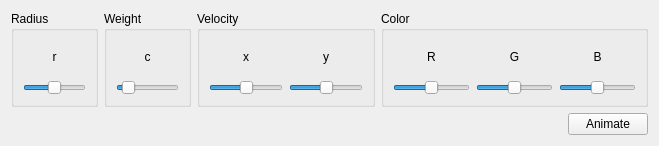
<?xml version="1.0" encoding="UTF-8"?>
<ui version="4.0">
 <class>ControlWidget</class>
 <widget class="QWidget" name="ControlWidget">
  <property name="geometry">
   <rect>
    <x>0</x>
    <y>0</y>
    <width>659</width>
    <height>146</height>
   </rect>
  </property>
  <property name="sizePolicy">
   <sizepolicy hsizetype="Maximum" vsizetype="Fixed">
    <horstretch>0</horstretch>
    <verstretch>0</verstretch>
   </sizepolicy>
  </property>
  <property name="minimumSize">
   <size>
    <width>0</width>
    <height>146</height>
   </size>
  </property>
  <property name="maximumSize">
   <size>
    <width>16777215</width>
    <height>146</height>
   </size>
  </property>
  <property name="windowTitle">
   <string>Form</string>
  </property>
  <layout class="QVBoxLayout" name="verticalLayout_5">
   <item>
    <layout class="QHBoxLayout" name="horizontalLayout_2">
     <item>
      <widget class="QGroupBox" name="radiusGroupBox">
       <property name="title">
        <string>Radius</string>
       </property>
       <layout class="QVBoxLayout" name="verticalLayout">
        <item>
         <layout class="QHBoxLayout" name="horizontalLayout_9">
          <item>
           <layout class="QVBoxLayout" name="verticalLayout_10">
            <item>
             <widget class="QLabel" name="label_13">
              <property name="text">
               <string>r</string>
              </property>
              <property name="alignment">
               <set>Qt::AlignCenter</set>
              </property>
             </widget>
            </item>
            <item>
             <widget class="QSlider" name="radiusSlider">
              <property name="enabled">
               <bool>true</bool>
              </property>
              <property name="maximum">
               <number>100</number>
              </property>
              <property name="sliderPosition">
               <number>50</number>
              </property>
              <property name="orientation">
               <enum>Qt::Horizontal</enum>
              </property>
             </widget>
            </item>
           </layout>
          </item>
         </layout>
        </item>
       </layout>
      </widget>
     </item>
     <item>
      <widget class="QGroupBox" name="weightGroupBox">
       <property name="title">
        <string>Weight</string>
       </property>
       <layout class="QVBoxLayout" name="verticalLayout_11">
        <item>
         <layout class="QVBoxLayout" name="verticalLayout_15">
          <item>
           <layout class="QVBoxLayout" name="verticalLayout_14">
            <item>
             <widget class="QLabel" name="label_6">
              <property name="text">
               <string>c</string>
              </property>
              <property name="alignment">
               <set>Qt::AlignCenter</set>
              </property>
             </widget>
            </item>
            <item>
             <widget class="QSlider" name="weightSlider">
              <property name="maximum">
               <number>100</number>
              </property>
              <property name="value">
               <number>10</number>
              </property>
              <property name="orientation">
               <enum>Qt::Horizontal</enum>
              </property>
             </widget>
            </item>
           </layout>
          </item>
         </layout>
        </item>
       </layout>
      </widget>
     </item>
     <item>
      <widget class="QGroupBox" name="velocityGroupBox">
       <property name="title">
        <string>Velocity</string>
       </property>
       <layout class="QVBoxLayout" name="verticalLayout_2">
        <item>
         <layout class="QHBoxLayout" name="horizontalLayout_5">
          <item>
           <layout class="QVBoxLayout" name="verticalLayout_8">
            <item>
             <widget class="QLabel" name="label">
              <property name="text">
               <string>x</string>
              </property>
              <property name="alignment">
               <set>Qt::AlignCenter</set>
              </property>
             </widget>
            </item>
            <item>
             <widget class="QSlider" name="dxSlider">
              <property name="enabled">
               <bool>true</bool>
              </property>
              <property name="maximum">
               <number>100</number>
              </property>
              <property name="value">
               <number>50</number>
              </property>
              <property name="orientation">
               <enum>Qt::Horizontal</enum>
              </property>
             </widget>
            </item>
           </layout>
          </item>
          <item>
           <layout class="QVBoxLayout" name="verticalLayout_9">
            <item>
             <widget class="QLabel" name="label_2">
              <property name="text">
               <string>y</string>
              </property>
              <property name="alignment">
               <set>Qt::AlignCenter</set>
              </property>
             </widget>
            </item>
            <item>
             <widget class="QSlider" name="dySlider">
              <property name="enabled">
               <bool>true</bool>
              </property>
              <property name="maximum">
               <number>100</number>
              </property>
              <property name="value">
               <number>50</number>
              </property>
              <property name="orientation">
               <enum>Qt::Horizontal</enum>
              </property>
             </widget>
            </item>
           </layout>
          </item>
         </layout>
        </item>
       </layout>
      </widget>
     </item>
     <item>
      <widget class="QGroupBox" name="colorGroupBox">
       <property name="title">
        <string>Color</string>
       </property>
       <layout class="QVBoxLayout" name="verticalLayout_3">
        <item>
         <layout class="QHBoxLayout" name="horizontalLayout_8">
          <item>
           <layout class="QVBoxLayout" name="verticalLayout_4">
            <item>
             <widget class="QLabel" name="label_3">
              <property name="text">
               <string>R</string>
              </property>
              <property name="alignment">
               <set>Qt::AlignCenter</set>
              </property>
             </widget>
            </item>
            <item>
             <widget class="QSlider" name="redSlider">
              <property name="maximum">
               <number>100</number>
              </property>
              <property name="value">
               <number>50</number>
              </property>
              <property name="orientation">
               <enum>Qt::Horizontal</enum>
              </property>
             </widget>
            </item>
           </layout>
          </item>
          <item>
           <layout class="QVBoxLayout" name="verticalLayout_6">
            <item>
             <widget class="QLabel" name="label_4">
              <property name="text">
               <string>G</string>
              </property>
              <property name="alignment">
               <set>Qt::AlignCenter</set>
              </property>
             </widget>
            </item>
            <item>
             <widget class="QSlider" name="greenSlider">
              <property name="maximum">
               <number>100</number>
              </property>
              <property name="value">
               <number>50</number>
              </property>
              <property name="sliderPosition">
               <number>50</number>
              </property>
              <property name="orientation">
               <enum>Qt::Horizontal</enum>
              </property>
             </widget>
            </item>
           </layout>
          </item>
          <item>
           <layout class="QVBoxLayout" name="verticalLayout_7">
            <item>
             <widget class="QLabel" name="label_5">
              <property name="text">
               <string>B</string>
              </property>
              <property name="alignment">
               <set>Qt::AlignCenter</set>
              </property>
             </widget>
            </item>
            <item>
             <widget class="QSlider" name="blueSlider">
              <property name="maximum">
               <number>100</number>
              </property>
              <property name="value">
               <number>50</number>
              </property>
              <property name="orientation">
               <enum>Qt::Horizontal</enum>
              </property>
             </widget>
            </item>
           </layout>
          </item>
         </layout>
        </item>
        <item>
         <layout class="QHBoxLayout" name="horizontalLayout_12"/>
        </item>
       </layout>
      </widget>
     </item>
    </layout>
   </item>
   <item>
    <layout class="QHBoxLayout" name="horizontalLayout">
     <item>
      <spacer name="horizontalSpacer">
       <property name="orientation">
        <enum>Qt::Horizontal</enum>
       </property>
       <property name="sizeHint" stdset="0">
        <size>
         <width>40</width>
         <height>20</height>
        </size>
       </property>
      </spacer>
     </item>
     <item>
      <widget class="QPushButton" name="animateButton">
       <property name="text">
        <string>Animate</string>
       </property>
      </widget>
     </item>
    </layout>
   </item>
  </layout>
 </widget>
 <resources/>
 <connections/>
</ui>
